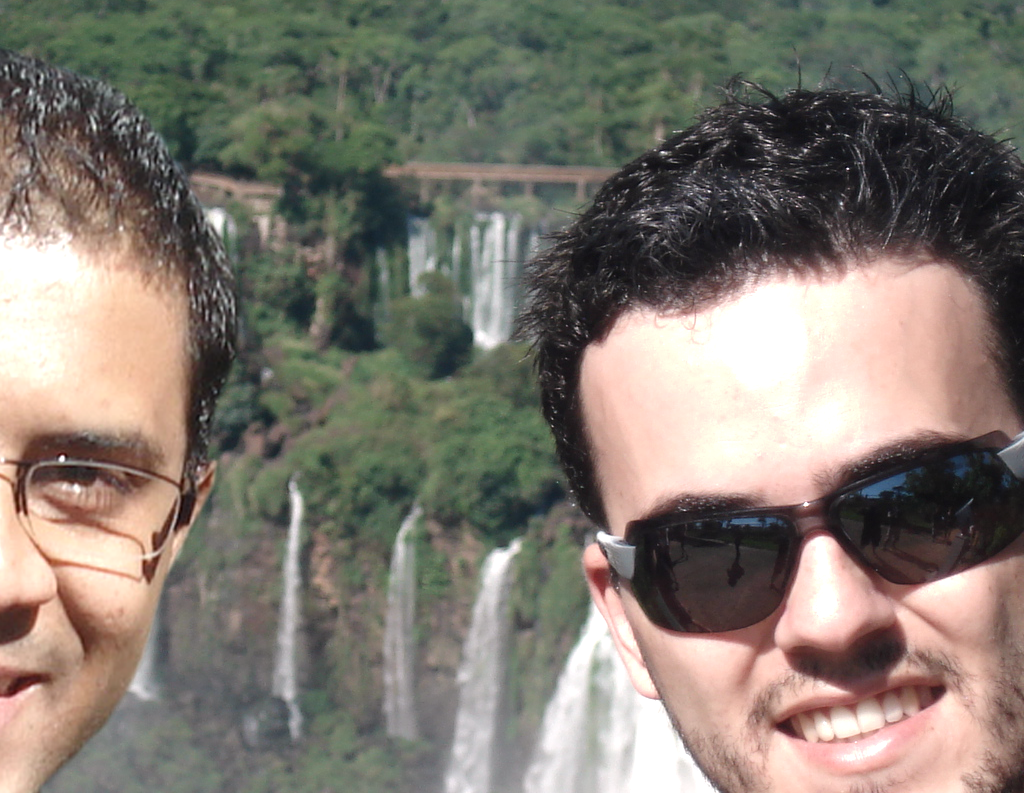
#> input picture img/test.png, 1024 x 793 px
$ python main.py img/test.png   (older library calls are emulated)
#> lines starting #> are read from the running program, lines starting #| are printed output that depends on the picture; after the words box and inside, x2 and y2 are one past the last pixel; in counts of white or black regions, pixels touching at a corner belong together
### utils.py
import cv2
import os
from decimal import Decimal


# Load image
def load_image(img_path, raise_io=True):
    # Load image
#> called with img_path = 'img/test.png', raise_io = True
    img = cv2.imread(img_path)
#> img is the input picture: shape (793, 1024, 3); mean B, G, R 112.6, 121.7, 129.2

    # Check image correctness
    if img is not None:
        return img
    elif raise_io:
        raise IOError('Error while loading image: invalid image file or image file path.')
    else:
        return None


# Get image size (regardless of number of channels)
def get_image_size(img):
    if len(img.shape) == 3:
        img_h, img_w, _ = img.shape
    elif len(img.shape) == 2:
        img_h, img_w = img.shape
    else:
        raise RuntimeError('Incorrect input image shape.')

    return img_h, img_w


# Get filename from path
def get_filename(file_path):
    tmp_filename = file_path.split('/')[-1]
    extension = tmp_filename.split('.')[-1]
    tmp_filename = tmp_filename.split('.')[:-1]

    if len(tmp_filename) > 1:
        filename = tmp_filename[0]
        for el in tmp_filename[1:]:
            filename += '.' + el
    else:
        filename = tmp_filename[0]

    return filename, extension


# Ground truth image path generator (from original image path)
def get_img_ground_truth_path(img_path):

    filename, extension = get_filename(img_path)
    if extension in ['jpg', 'jpeg', 'jpe', 'jfif', 'jif', 'JPG', 'JPEG', 'JPE', 'JFIF']:  # Exclude JPEG quality from filename in case of JPEG file with specified quality
        filename = filename.split('_')[:-1]
        img_ground_truth_name = ''
        for el in filename:
            img_ground_truth_name += el + '_'
        img_ground_truth_name = img_ground_truth_name[:-1] + '_gt.png'
    else:
        img_ground_truth_name = filename + '_gt.png'

    img_ground_truth_path = ''
    for el in img_path.split('/')[:-1]:
        img_ground_truth_path += '/' + el

    img_ground_truth_path += '/ground_truth/' + img_ground_truth_name
    img_ground_truth_path = img_ground_truth_path[1:]

    return img_ground_truth_path


# Create results subfolder for current image & configuration & returns its path
# [35 lines left out: functions get_subfolder, get_file_list, get_last_directory, not called in this run]

### preprocessing.py
import cv2
import numpy as np
from utils import get_image_size


# RGB to YCbCr conversion & luminance channel extraction
def luminance(img):
    # Convert image
    img_y = cv2.cvtColor(img, cv2.COLOR_BGR2YCR_CB)
#> img_y: shape (793, 1024, 3); mean of channels 0, 1, 2 122.9, 132.5, 122.1
    y, _, _ = cv2.split(img_y)

    return y


# Median filter residual
def mfr(img, size):
    # Ref.: https://www.researchgate.net/figure/Median-filter-residual_fig1_341836414

#> called with size = 3
    median = cv2.medianBlur(img, size)
    residual = img - median
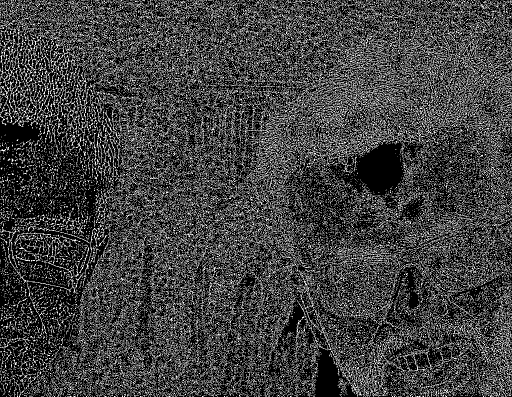
#> residual: shape (793, 1024) (shown at 1/2 size); min 0, max 255, mean 64.6

    return residual


# Adjust image size (uses padding; for square window partitioning)
def adjust_size(img, win_size, stride):
    # Check image size and add padding if needed
#> called with win_size = 64, stride = 8
    img_h, img_w = get_image_size(img)
#> img_h = 793; img_w = 1024

    if img_h % stride != 0 or img_h % win_size != 0:
        img = cv2.copyMakeBorder(img, 0, stride - img_h % stride, 0, 0, cv2.BORDER_REPLICATE)
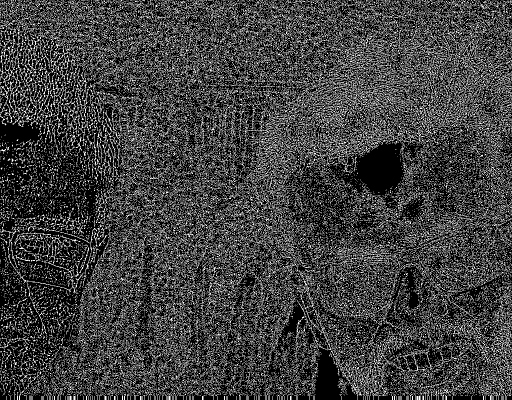
#> img: shape (800, 1024) (shown at 1/2 size); min 0, max 255, mean 64.5

    if img_w % stride != 0 or img_w % win_size != 0:
        img = cv2.copyMakeBorder(img, 0, 0, 0, stride - img_w % stride, cv2.BORDER_REPLICATE)

    return img


# Calculate overlapping windows of given size (extracted with given stride; non-overlapping if stride is zero)
# and return their average block
# along with their starting coordinates and ID in order to map them to each pixel (for postprocessing)
def get_average_window_blocks(img, win_size, stride, block_size):
    # Adjust image size
    img = adjust_size(img, win_size, stride)
    img_h, img_w = get_image_size(img)
#> img_h = 800; img_w = 1024

    # Calculate starting coordinates for each window (top left pixel)
    x = []
    y = []

    for i in range(0, img_w - win_size + 1, stride):
        x.append(i)

    for j in range(0, img_h - win_size + 1, stride):
        y.append(j)

    # Variable initialization
    window_id = 0  # Simple index to keep track of the current window
    blocks = np.zeros((len(x)*len(y), block_size, block_size))  # Final array of blocks (there is one block per window)
    blocks_map = np.zeros((len(x)*len(y), 3), dtype=np.int)  # Each row of blocks_map contains the coordinates of the top left pixel of the window (columns 0 and 1) and its ID (column 2)

    # Window average and mapping
    for i in y:
        for j in x:
            # Get current window blocks
            current_window_blocks = get_non_overlapping_blocks(img[i:i + win_size, j:j + win_size], block_size)

            # Calculate average block for the current window
            sum_block = np.sum(current_window_blocks, axis=0)
            blocks[window_id] = sum_block / len(current_window_blocks)

            # Update blocks map
            blocks_map[window_id, 0] = j
            blocks_map[window_id, 1] = i
            blocks_map[window_id, 2] = window_id

            # Update ID
            window_id += 1

    return blocks, blocks_map


# Non-overlapping blocks of given size
def get_non_overlapping_blocks(window, block_size):
    # Calculate starting coordinates for each window (top left pixel)
    x = []
    y = []

    for i in range(0, window.shape[0] - block_size, block_size):
        x.append(i)
        y.append(i)

    # Variable initialization
    window_id = 0
    blocks = np.zeros((len(x)*len(y), block_size, block_size))

    # Calculate blocks
    for i in y:
        for j in x:
            blocks[window_id] = window[i:i + block_size, j:j + block_size]
            window_id += 1

    return blocks

### em.py
import numpy as np

np.seterr(invalid='ignore')  # Suppress NaN-related warnings


# Expectation step
def expectation(blocks, c, prob_r_b_in_c1, first_iteration=False):

    # Compute correlation r
#> called with blocks = array of shape (11253, 8, 8), c = array of shape (8, 8), prob_r_b_in_c1 = 0.5, first_iteration = True
    r = np.zeros(blocks.shape[0])
    for i in range(blocks.shape[0]):
        r[i] = np.corrcoef(blocks[i].flatten(), c.flatten())[0, 1]

    # Initialize probabilities
    prob_b_in_c1 = np.ones(blocks.shape[0]) * 0.5
    prob_b_in_c2 = np.ones(blocks.shape[0]) * 0.5

    if first_iteration:  # The first iteration uses arbitrary probabilities
        prob_r_b_in_c1 = np.ones(blocks.shape[0]) * prob_r_b_in_c1
        prob_r_b_in_c2 = 1 - prob_r_b_in_c1
    else:  # Successive iterations are estimated by the correlation r
        prob_r_b_in_c1 = abs(r)
        prob_r_b_in_c2 = 1 - prob_r_b_in_c1

    # Calculate conditional probability of each block b of belonging to c1 given the correlation r
    num = prob_r_b_in_c1 * prob_b_in_c1
    den = prob_r_b_in_c1 * prob_b_in_c1 + prob_r_b_in_c2 * prob_b_in_c2

    prob_b_in_c1_r = num / den

    return prob_b_in_c1_r


# Maximization step
def maximization(blocks, prob_b_in_c1_r):
    # Calculate template c
    num = np.sum(np.array([prob_b_in_c1_r * blocks for (prob_b_in_c1_r, blocks) in zip(prob_b_in_c1_r, blocks)]), axis=0)
    den = np.sum(prob_b_in_c1_r, axis=0)

    c = num / den

    return c


# Expectation-maximization algorithm
def expectation_maximization(blocks, threshold, prob_r_b_in_c1):
    # Initialize logging array for the differences plot
    diff_history = []

    # Random initialize template c
    c = np.random.uniform(0, 1, (8, 8))

    # Initialize difference matrix
    diff = np.ones((8, 8))  # Difference between successive estimates of c is an 8x8 matrix

    # First iteration
    prob_b_in_c1_r = expectation(blocks, c, prob_r_b_in_c1, first_iteration=True)
    c = maximization(blocks, prob_b_in_c1_r)

    # Main EM loop
    while np.all(diff > threshold):  # Iterate E-M steps until difference is lower than threshold
        # Store last iteration's template
        c_prev = np.copy(c)

        # E step
        prob_b_in_c1_r = expectation(blocks, c, prob_r_b_in_c1)

        # M step
        c = maximization(blocks, prob_b_in_c1_r)

        # Calculate difference between successive estimates of c
        diff = abs(c - c_prev)
        diff_history.append(np.average(diff))  # Add the difference matrix' average to the difference log

    return prob_b_in_c1_r, c, diff_history

### postprocessing.py
import cv2
import numpy as np
import matplotlib.font_manager as fm
import matplotlib.lines as mlines
import matplotlib.pyplot as plt
from sklearn.metrics import auc, roc_curve, roc_auc_score
from utils import get_filename, get_img_ground_truth_path, get_subfolder, load_image


# Get output map
def get_output_map(prob_b_in_c1_r, blocks_map, img_w, img_h, show=False, save=False, img_path=None, win_size=None, stop_threshold=None, interpolate=False):

    # Initialize empty map
#> called with prob_b_in_c1_r = array of shape (11253,), blocks_map = array of shape (11253, 3), img_w = 1024, img_h = 793, show = True, save = False, img_path = 'img/test.png', win_size = 64
    output_map = np.empty((img_h, img_w, 2))

    for w in blocks_map:  # For each element in the window list...
        output_map[w[1]:w[1] + win_size, w[0]:w[0] + win_size, 0] += prob_b_in_c1_r[w[2]]
        output_map[w[1]:w[1] + win_size, w[0]:w[0] + win_size, 1] += 1
#> this loop made 11253 passes
#> w on passes 1 to 3: [0, 0, 0], [8, 0, 1], [16, 0, 2]

    for i in range(0, output_map.shape[0]):  # Average
        for j in range(0, output_map.shape[1]):
            output_map[i, j, 0] = output_map[i, j, 0] / output_map[i, j, 1]

    output_map = 1 - output_map[:, :, 0]  # Because the map computed so far actually shows the probability that a pixel has not been modified

    # Replace NaNs...
    if interpolate:  # ...using interpolation...
        output_mask = np.ma.masked_invalid(output_map).mask
        output_map = interpolate_missing_pixels(output_map, output_mask, 'linear')
    else:  # ...or with a neutral probability (0.5)
        output_map = np.nan_to_num(output_map, nan=0.5)
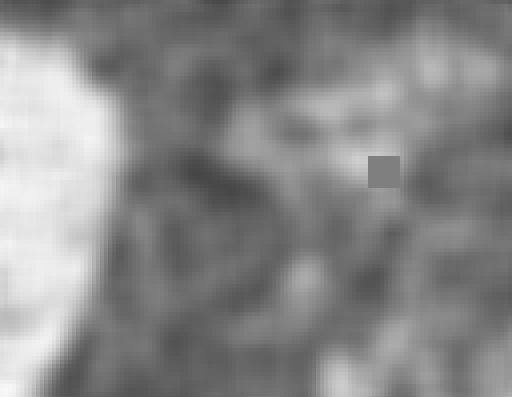
#> output_map: shape (793, 1024) float64 (shown at 1/2 size); min 0.277, max 0.975, mean 0.534

    # Thresholding & normalization
    output_map_norm = np.where(output_map > 0.8, 255, 0).astype(np.uint8)  # Pixels with probability of being manipulated lower than 80% are masked
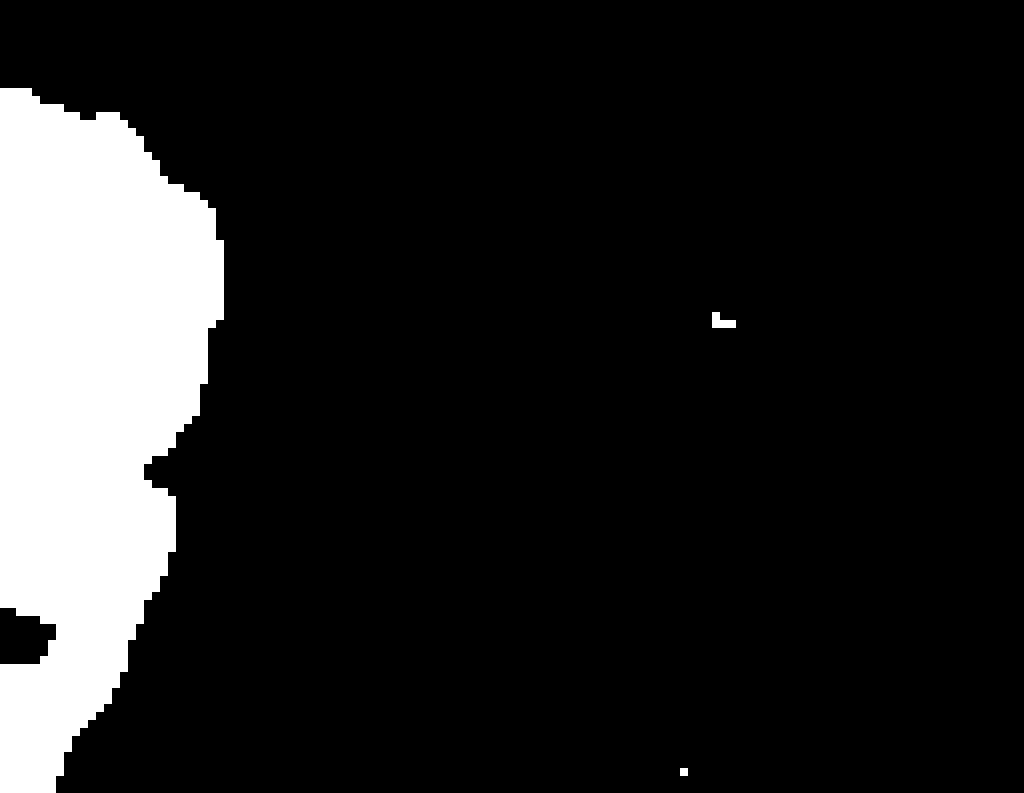
#> output_map_norm: shape (793, 1024); 13.5% white; 3 white regions, box (x1, y1, x2, y2) and area: (0, 88, 224, 793) 109304, (712, 312, 736, 328) 256, (680, 768, 688, 776) 64
    # output_map_norm = output_map  # Uncomment for quick output map debug

    # Show output map and/or save it to disk if requested
    filename, extension = get_filename(img_path)
    if show:
        cv2.namedWindow(filename + '.' + extension + ' output map', cv2.WINDOW_NORMAL)
        cv2.imshow(filename + '.' + extension + ' output map', output_map_norm)
        cv2.waitKey(0)
    if save:
        res_path = get_subfolder(img_path, win_size, stop_threshold)
        cv2.imwrite(res_path + '/' + filename + '.png', output_map_norm)

    return output_map_norm, output_map


# Plot difference between successive estimates of template c
def get_template_difference_plot(diff_history, show=False, save=False, img_path=None, win_size=None, stop_threshold=None):

    if show or save:
        # Create plot
        plt.plot(diff_history)
        plt.xlabel('EM iteration')
        plt.xticks(range(0, len(diff_history)))
        plt.ylabel('Average of the difference matrix between successive estimates of c')

        # Save plot to disk (if requested, otherwise just show it)
        if save:
            filename, extension = get_filename(img_path)
            res_path = get_subfolder(img_path, win_size, stop_threshold)
            plt.savefig(res_path + '/' + filename + '_c_diff_plot.png')
        if show:
            plt.show()

    return


# Main ROC & AUC function
def get_roc_auc(img_path, output_map, roc_type):
    # Load ground truth image
    img_ground_truth = load_image(get_img_ground_truth_path(img_path), raise_io=False)

    # No ground truth image exists
    if img_ground_truth is None:
        return None, None, None, None

    # Ground truth image exists
    else:
        # Thresholding & normalization
        img_ground_truth = cv2.cvtColor(img_ground_truth, cv2.COLOR_BGR2GRAY)
        img_ground_truth = np.where(img_ground_truth == 255, 1, 0).astype(np.uint8)

        # Flattening
        img_ground_truth = img_ground_truth.flatten()
        output_map = output_map.flatten()

        # ROC curve
        if roc_type == 'custom':
            fpr, tpr = roc_curve_custom(img_ground_truth, output_map, np.linspace(0, 1, 50))
            thr = None
        elif roc_type == 'sklearn':
            fpr, tpr, thr = roc_curve(img_ground_truth, output_map)
        else:
            raise ValueError('Invalid ROC function name. ROC curve function can only be "custom" or "sklearn".')

        # AUC score
        try:
            if roc_type == 'custom':
                auc_score = auc(fpr, tpr)
            elif roc_type == 'sklearn':
                auc_score = roc_auc_score(img_ground_truth, output_map)
            else:
                raise ValueError('Invalid ROC function name. ROC curve function can only be "custom" or "sklearn".')
        except:
            auc_score = 0

        return auc_score, fpr, tpr, thr


# ROC curve & AUC score display
# [130 lines left out: functions plot_roc, roc_curve_custom, interpolate_missing_pixels, not called in this run]

### main.py
import time
import tqdm
from argparse import ArgumentParser
from preprocessing import get_average_window_blocks, luminance, mfr
from em import expectation_maximization
from postprocessing import get_output_map, get_roc_auc, get_template_difference_plot, plot_roc
from utils import load_image


def main(args):

    # Welcome message
    if args.verbose:
        print('Photo Forensics from Rounding Artifacts: Python implementation')
        print('Author: Paula Mihalcea')
        print('Version: 1.0')
        print('Based on a research by S. Agarwal and H. Farid. Details & source code at https://github.com/PaulaMihalcea/Photo-Forensics-from-Rounding-Artifacts.')
        print()

        progress_bar = tqdm.tqdm(total=100)

    # Timing
    start = time.time()

    # Load image
    img_name = args.img_path.split('/')[-1]
    if args.verbose:
        progress_bar.set_description('Loading image {}'.format(img_name))
    img = load_image(args.img_path)
    if args.verbose:
        progress_bar.update(2)

    # RGB to YCbCr conversion & luminance channel extraction
    if args.verbose:
        progress_bar.set_description('Extracting luminance')
    lum = luminance(img)
    if args.verbose:
        progress_bar.update(3)

    # 3x3 median filter residual
    if args.verbose:
        progress_bar.set_description('Getting median filter residual')
    filtered_lum = mfr(lum, 3)
    if args.verbose:
        progress_bar.update(5)

    # Average blocks from overlapping windows generation
    if args.verbose:
        progress_bar.set_description('Averaging blocks from overlapping windows')
    blocks, blocks_map = get_average_window_blocks(filtered_lum, args.win_size, 8, 8)
    if args.verbose:
        progress_bar.update(20)

    # Expectation-maximization algorithm
    if args.verbose:
        progress_bar.set_description('Executing EM algorithm')
    prob_b_in_c1_r, c, diff_history = expectation_maximization(blocks, args.stop_threshold, args.prob_r_b_in_c1)
    if args.verbose:
        progress_bar.update(30)

    # Output map & difference plot
    if args.verbose:
        progress_bar.set_description('Generating output map')
    output_map_norm, output_map = get_output_map(prob_b_in_c1_r, blocks_map, img.shape[1], img.shape[0], args.show, args.save, args.img_path, args.win_size, args.stop_threshold, args.interpolate)
    get_template_difference_plot(diff_history, args.show_diff_plot, args.save_diff_plot, args.img_path, args.win_size, args.stop_threshold)
    if args.verbose:
        progress_bar.update(35)

    # Compute ROC curve and AUC score
    if args.verbose:
        progress_bar.set_description('Computing AUC score')
    auc, fpr, tpr, thr = get_roc_auc(args.img_path, output_map, roc_type=args.roc_type)
    if (args.show_roc_plot or args.save_roc_plot) and auc != 0:
        plot_roc(fpr, tpr, auc, args.show_roc_plot, args.save_roc_plot, args.img_path, args.win_size, args.stop_threshold)
    if args.verbose:
        progress_bar.update(5)

    end = time.time()

    # Final message
    if args.verbose:
        print()
        print('Summary')
        print('Filename: {}.'.format(img_name))
        print('Image size: ' + str(img.shape[1]) + 'x' + str(img.shape[0]) + ' px.')
#| Image size: 1024x793 px.
        if auc is not None:
            print('AUC score: {:.2f}.'.format(auc))
        else:
            print('No ground truth image found; AUC score unavailable.')

        # Elapsed time
        hours, remaining_time = divmod(end - start, 3600)
        minutes, seconds = divmod(remaining_time, 60)
        if hours >= 1:
            print(
                'Elapsed time: {:.0f}h'.format(hours) + ' {:.0f}m'.format(minutes) + ' {:.2f}s.'.format(seconds))
        elif minutes >= 1:
            print('Elapsed time: {:.0f}m'.format(minutes) + ' {:.2f}s.'.format(seconds))
        else:
            print('Elapsed time: {:.2f}s.'.format(seconds))
        print('Done.')

    return output_map_norm, auc, fpr, tpr, thr


if __name__ == '__main__':

    # Initialize parser
    parser = ArgumentParser(description='Main script for the "Photo Forensics from Rounding Artifacts" project. Detects manipulated areas in JPEG images containing rounding artifacts as described in the referenced paper.')

    # Add parser arguments
    parser.add_argument('img_path', help='Path of the image to be analyzed.')
    parser.add_argument('-ws', '--win_size', type=int, help='Window size in pixel (default: 64). Note: must be a multiple of 8.')
    parser.add_argument('-st', '--stop_threshold', type=float, help='Expectation-maximization algorithm stop threshold (default: 1e-3).')
    parser.add_argument('-prob', '--prob_r_b_in_c1', type=float, help='Expectation-maximization algorithm probability of r conditioned by b belonging to C_1 (default: 0.5).')
    parser.add_argument('-int', '--interpolate', type=float, help='Interpolate missing pixel values, aka NaNs generated from divisions in the EM algorithm (default: False). Warning: slows down the program significantly.')
    parser.add_argument('-sh', '--show', help='Show the resulting output map (default: True).')
    parser.add_argument('-sv', '--save', help='Save the resulting output map in the \'results\' folder (default: False).')
    parser.add_argument('-roc', '--roc_type', help='Choose the ROC function to use, between "custom" and "sklearn" (default: "sklearn").')
    parser.add_argument('-shroc', '--show_roc_plot', help='Show the plot of the ROC curve (default: False).')
    parser.add_argument('-svroc', '--save_roc_plot', help='Save the plot of the ROC curve in the \'results\' folder (default: False).')
    parser.add_argument('-shdiff', '--show_diff_plot', help='Show the plot of the difference between successive estimates of template c (default: False).')
    parser.add_argument('-svdiff', '--save_diff_plot', help='Save the plot of the difference between successive estimates of template c in the \'results\' folder (default: False).')
    parser.add_argument('-ve', '--verbose', help='Show progress in terminal (default: True).')

    args = parser.parse_args()

    # Set default arguments
    if args.win_size is None:
        args.win_size = 64

    if args.stop_threshold is None:
        args.stop_threshold = 1e-3

    if args.prob_r_b_in_c1 is None:
        args.prob_r_b_in_c1 = 0.5

    if args.interpolate == 'True':
        args.interpolate = True
    else:
        args.interpolate = False

    if args.show == 'False':
        args.show = False
    else:
        args.show = True

    if args.save == 'True':
        args.save = True
    else:
        args.save = False

    if args.roc_type != 'custom':
        args.roc_type = 'sklearn'

    if args.show_roc_plot == 'True':
        args.show_roc_plot = True
    else:
        args.show_roc_plot = False

    if args.save_roc_plot == 'True':
        args.save_roc_plot = True
    else:
        args.save_roc_plot = False

    if args.show_diff_plot == 'True':
        args.show_diff_plot = True
    else:
        args.show_diff_plot = False

    if args.save_diff_plot == 'True':
        args.save_diff_plot = True
    else:
        args.save_diff_plot = False

    if args.verbose == 'False':
        args.verbose = False
    else:
        args.verbose = True

    # Run main script
    main(args)
